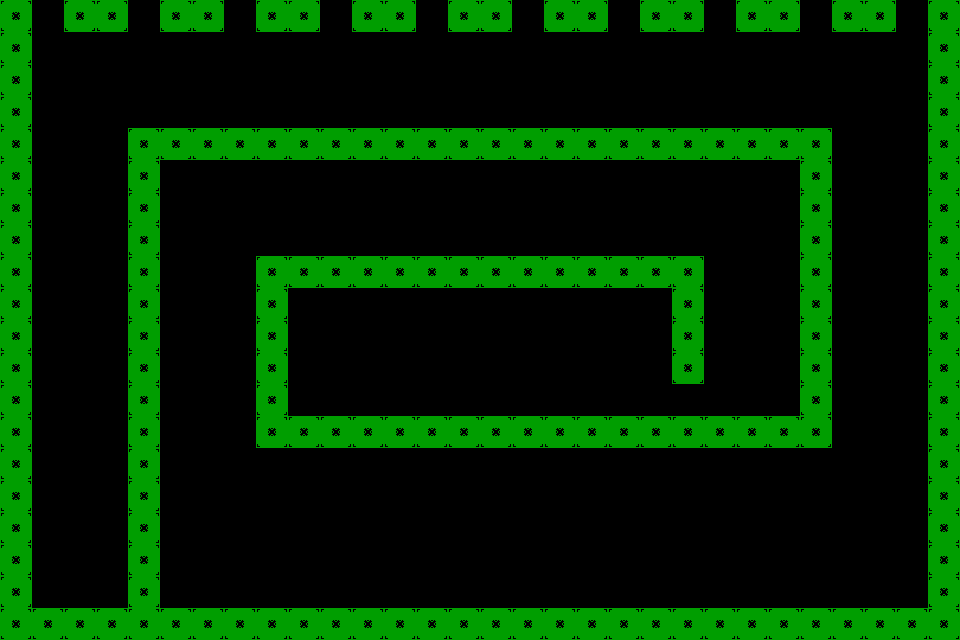

Tiled map render using the project's own tile images. Description and the whole map definition, tile-layer contents included, below:
An orthogonal 30x20 tile map with 32x32 px tiles, 1 tile layer (Layout) and 27 objects (12x Saw, 6x FutSaws, 3x InviSpike, 2x SpinningPlat, 2x Trigger, ...).

<map version="1.10" tiledversion="1.12.2" orientation="orthogonal" renderorder="right-down" width="30" height="20" tilewidth="32" tileheight="32" infinite="0" nextlayerid="3" nextobjectid="74">
 <editorsettings>
  <export target="../../../src/maps/sector4/level5.lua" format="lua" />
 </editorsettings>
 <tileset firstgid="1" name="Props" class="Saw" tilewidth="32" tileheight="32" tilecount="8" columns="0">
  <grid orientation="orthogonal" width="1" height="1" />
  <tile id="0" type="Tile">
   <image source="../../../src/assets/images/test.png" width="32" height="32" />
  </tile>
  <tile id="1" type="Placeholder">
   <image source="../../../src/assets/images/placeholder.png" width="32" height="32" />
  </tile>
  <tile id="3" type="Spike">
   <image source="../../../src/assets/images/spike.png" width="32" height="16" />
  </tile>
  <tile id="4" type="Goal">
   <image source="../../../src/assets/images/goal.png" width="32" height="32" />
  </tile>
  <tile id="5" type="Saw">
   <image source="../../../src/assets/images/saw.png" width="32" height="32" />
  </tile>
  <tile id="6" type="Spring">
   <image source="../../../src/assets/images/spring.png" width="32" height="32" />
  </tile>
  <tile id="7" type="Booster">
   <image source="../../../src/assets/images/booster.png" width="32" height="32" />
  </tile>
  <tile id="8" type="Laser">
   <image source="../../../src/assets/images/laser.png" width="32" height="32" />
  </tile>
 </tileset>
 <layer id="1" name="Layout" width="30" height="20">
  <data encoding="csv">
1,0,1,1,0,1,1,0,1,1,0,1,1,0,1,1,0,1,1,0,1,1,0,1,1,0,1,1,0,1,
1,0,0,0,0,0,0,0,0,0,0,0,0,0,0,0,0,0,0,0,0,0,0,0,0,0,0,0,0,1,
1,0,0,0,0,0,0,0,0,0,0,0,0,0,0,0,0,0,0,0,0,0,0,0,0,0,0,0,0,1,
1,0,0,0,0,0,0,0,0,0,0,0,0,0,0,0,0,0,0,0,0,0,0,0,0,0,0,0,0,1,
1,0,0,0,1,1,1,1,1,1,1,1,1,1,1,1,1,1,1,1,1,1,1,1,1,1,0,0,0,1,
1,0,0,0,1,0,0,0,0,0,0,0,0,0,0,0,0,0,0,0,0,0,0,0,0,1,0,0,0,1,
1,0,0,0,1,0,0,0,0,0,0,0,0,0,0,0,0,0,0,0,0,0,0,0,0,1,0,0,0,1,
1,0,0,0,1,0,0,0,0,0,0,0,0,0,0,0,0,0,0,0,0,0,0,0,0,1,0,0,0,1,
1,0,0,0,1,0,0,0,1,1,1,1,1,1,1,1,1,1,1,1,1,1,0,0,0,1,0,0,0,1,
1,0,0,0,1,0,0,0,1,0,0,0,0,0,0,0,0,0,0,0,0,1,0,0,0,1,0,0,0,1,
1,0,0,0,1,0,0,0,1,0,0,0,0,0,0,0,0,0,0,0,0,1,0,0,0,1,0,0,0,1,
1,0,0,0,1,0,0,0,1,0,0,0,0,0,0,0,0,0,0,0,0,1,0,0,0,1,0,0,0,1,
1,0,0,0,1,0,0,0,1,0,0,0,0,0,0,0,0,0,0,0,0,0,0,0,0,1,0,0,0,1,
1,0,0,0,1,0,0,0,1,1,1,1,1,1,1,1,1,1,1,1,1,1,1,1,1,1,0,0,0,1,
1,0,0,0,1,0,0,0,0,0,0,0,0,0,0,0,0,0,0,0,0,0,0,0,0,0,0,0,0,1,
1,0,0,0,1,0,0,0,0,0,0,0,0,0,0,0,0,0,0,0,0,0,0,0,0,0,0,0,0,1,
1,0,0,0,1,0,0,0,0,0,0,0,0,0,0,0,0,0,0,0,0,0,0,0,0,0,0,0,0,1,
1,0,0,0,1,0,0,0,0,0,0,0,0,0,0,0,0,0,0,0,0,0,0,0,0,0,0,0,0,1,
1,0,0,0,1,0,0,0,0,0,0,0,0,0,0,0,0,0,0,0,0,0,0,0,0,0,0,0,0,1,
1,1,1,1,1,1,1,1,1,1,1,1,1,1,1,1,1,1,1,1,1,1,1,1,1,1,1,1,1,1
</data>
 </layer>
 <objectgroup id="2" name="Objects">
  <object id="24" name="Spawnpoint" gid="2" x="64" y="608" width="32" height="32" />
  <object id="29" name="Goal" gid="5" x="448" y="384" width="32" height="32" />
  <object id="40" name="SpinningPlat" gid="1" x="448" y="352" width="32" height="32">
   <properties>
    <property name="speed" type="float" value="0.5" />
    <property name="width" type="int" value="40" />
   </properties>
  </object>
  <object id="42" name="SpinningPlat" gid="1" x="448" y="352" width="32" height="32">
   <properties>
    <property name="height" type="int" value="40" />
    <property name="speed" type="float" value="0.5" />
   </properties>
  </object>
  <object id="44" name="Saw" gid="6" x="32" y="0" width="32" height="32" />
  <object id="45" name="Saw" gid="6" x="896" y="0" width="32" height="32" />
  <object id="46" name="Saw" gid="6" x="896" y="608" width="32" height="32" />
  <object id="47" name="Saw" gid="6" x="160" y="192" width="32" height="32" />
  <object id="48" name="Saw" gid="6" x="768" y="192" width="32" height="32" />
  <object id="49" name="Saw" gid="6" x="768" y="416" width="32" height="32" />
  <object id="51" name="Saw" gid="6" x="160" y="608" width="32" height="32" />
  <object id="52" name="Saw" gid="6" x="288" y="320" width="32" height="32" />
  <object id="53" name="Saw" gid="6" x="640" y="320" width="32" height="32" />
  <object id="54" name="InviSpike" gid="4" x="672" y="608" width="32" height="16">
   <properties>
    <property name="radius" type="int" value="64" />
   </properties>
  </object>
  <object id="55" name="InviSpike" gid="4" x="512" y="608" width="32" height="16">
   <properties>
    <property name="radius" type="int" value="64" />
   </properties>
  </object>
  <object id="56" name="InviSpike" gid="4" x="352" y="608" width="32" height="16">
   <properties>
    <property name="radius" type="int" value="64" />
   </properties>
  </object>
  <object id="57" name="Saw" gid="6" x="288" y="416" width="32" height="32" />
  <object id="58" name="Trigger" gid="2" x="128" y="96" width="32" height="32">
   <properties>
    <property name="id" value="spawnSaws" />
    <property name="radius" type="int" value="64" />
   </properties>
  </object>
  <object id="59" name="FutSaws" gid="6" x="224" y="0" width="32" height="32" />
  <object id="60" name="FutSaws" gid="6" x="320" y="0" width="32" height="32" />
  <object id="61" name="FutSaws" gid="6" x="416" y="0" width="32" height="32" />
  <object id="62" name="FutSaws" gid="6" x="512" y="0" width="32" height="32" />
  <object id="63" name="FutSaws" gid="6" x="608" y="0" width="32" height="32" />
  <object id="64" name="FutSaws" gid="6" x="704" y="0" width="32" height="32" />
  <object id="71" name="Trigger" gid="2" x="864" y="320" width="32" height="32">
   <properties>
    <property name="id" value="deleteMovs" />
    <property name="radius" type="int" value="64" />
   </properties>
  </object>
  <object id="72" name="Saw" gid="6" x="128" y="0" width="32" height="32" />
  <object id="73" name="Saw" gid="6" x="800" y="0" width="32" height="32" />
 </objectgroup>
</map>
